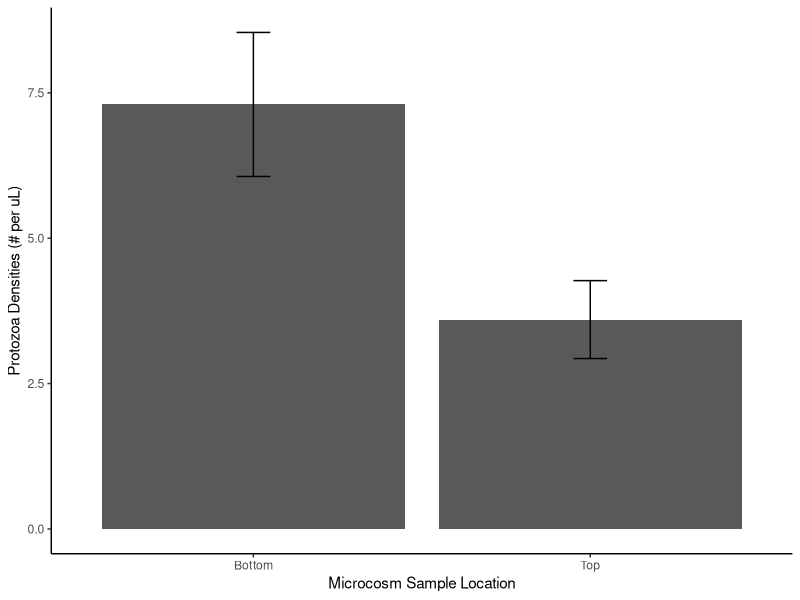

The R source for this figure: (Note: this script raises an error after producing the figure.)
# Problem Set 1

# Question 4: create a graph showing means and se identical to a graph in excel
library(tidyverse)
mydata<-read_csv("Data/ProblemSet1.csv")
View(mydata)

mydata<-mydata%>%
  pivot_longer(cols=c('Top','Bottom'), names_to="Location",values_to="Density") %>%
  arrange(Location)

# statistics

myMean <- mydata %>%
  group_by(Location) %>%
  summarize(meanDensity=mean(Density, na.rm=TRUE), se=sd(Density, na.rm=TRUE)/sqrt(length(na.omit(Density))))

mySD<-mydata%>%
  group_by(Location) %>%
  summarise(SD=sd(Density))

myVar<-mydata%>%
  group_by(Location)%>%
  summarise(Variance=var(Density))
# alternate method for variance
myVar2<-mySD%>%
  group_by(Location)%>%
  mutate(Var=(SD^2))

# 95% confidence intervals (where 95% of my sample data falls)
# 95% CI = mean +/- sd*1.96
myConfidence<-mydata%>%
  group_by(Location)%>%
  summarise(meanDensity=mean(Density,na.rm=T),StDev=sd(Density,na.rm=T))%>%
  mutate(posCI=meanDensity+StDev*1.96, negCI=meanDensity-StDev*1.96)

# alternative 95% confidence intervals (my confidence that my sample data represents the population)
# 95% CI = mean +/- se*1.96
myConfidence2<-mydata%>%
  group_by(Location)%>%
  summarize(meanDensity=mean(Density, na.rm=TRUE), se=sd(Density, na.rm=TRUE)/sqrt(length(na.omit(Density))))%>%
  mutate(posCI=meanDensity+se*1.96, negCI=meanDensity-se*1.96)


# graphing

ggplot(myMean, aes(x=Location, y=meanDensity)) + 
  theme(panel.grid.major = element_blank(), panel.grid.minor = element_blank(),
        panel.background = element_blank(), axis.line = element_line(colour = "black"),
        plot.title = element_text(hjust = 0.5))+
  geom_bar(stat="identity", position="dodge", size=0.6) + #determines the bar width
  geom_errorbar(aes(ymax=meanDensity+se, ymin=meanDensity-se), stat="identity", position=position_dodge(width=0.9), width=0.1) + #adds error bars
  labs(x="Microcosm Sample Location", y="Protozoa Densities (# per uL)") + #labels the x and y axes
  scale_fill_manual(values=c("Bottom"="blue","Top"="blue")) + #fill colors for the bars
  ggsave("Output/PS1.png")
